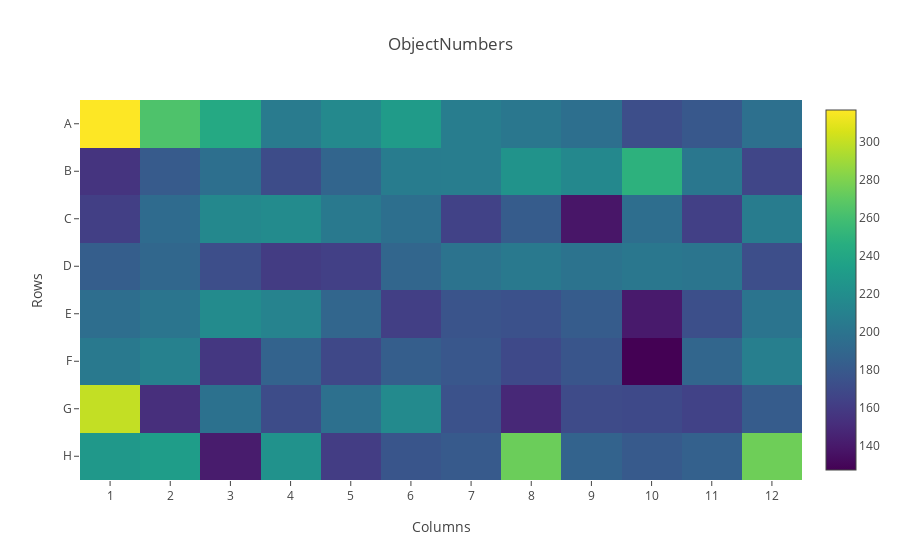

The notebook cell saved with this chart:
### Code cell
plotly.offline.init_notebook_mode(connected=True)
#data = [go.Heatmap(z=well_df.values.tolist(), colorscale='Viridis')]
#plotly.offline.iplot(data, filename='basic-heatmap')
plotly.offline.iplot(fig, filename='basic-heatmap')

### Figure 1 — Plotly figure (JSON) as saved in the notebook; plotly's stock layout.template omitted (floating-point values rounded to 4 significant figures)
{"data": [{"colorscale": "Viridis", "type": "heatmap", "x": ["1", "2", "3", "4", "5", "6", "7", "8", "9", "10", "11", "12"], "y": ["A", "B", "C", "D", "E", "F", "G", "H"], "z": [[317, 264, 242, 205, 216, 230, 207, 202, 196, 172, 179, 197], [155, 181, 196, 171, 188, 206, 207, 224, 215, 249, 202, 167], [162, 193, 215, 218, 204, 196, 164, 182, 138, 195, 163, 206], [183, 190, 172, 160, 163, 189, 199, 204, 199, 202, 201, 172], [195, 201, 218, 211, 189, 162, 176, 174, 182, 140, 173, 200], [204, 210, 157, 187, 168, 183, 178, 169, 177, 127, 189, 208], [300, 152, 198, 171, 197, 217, 175, 148, 170, 169, 164, 182], [228, 232, 141, 223, 161, 177, 180, 274, 187, 180, 185, 275]]}], "layout": {"autosize": true, "title": "ObjectNumbers", "xaxis": {"autotick": false, "gridwidth": 5, "nticks": 12, "showgrid": true, "ticks": ["A", "B", "C", "D", "E", "F", "G", "H"], "title": "Columns"}, "yaxis": {"autorange": "reversed", "autotick": false, "gridwidth": 5, "nticks": 8, "showgrid": true, "ticks": ["A", "B", "C", "D", "E", "F", "G", "H"], "title": "Rows"}}}
